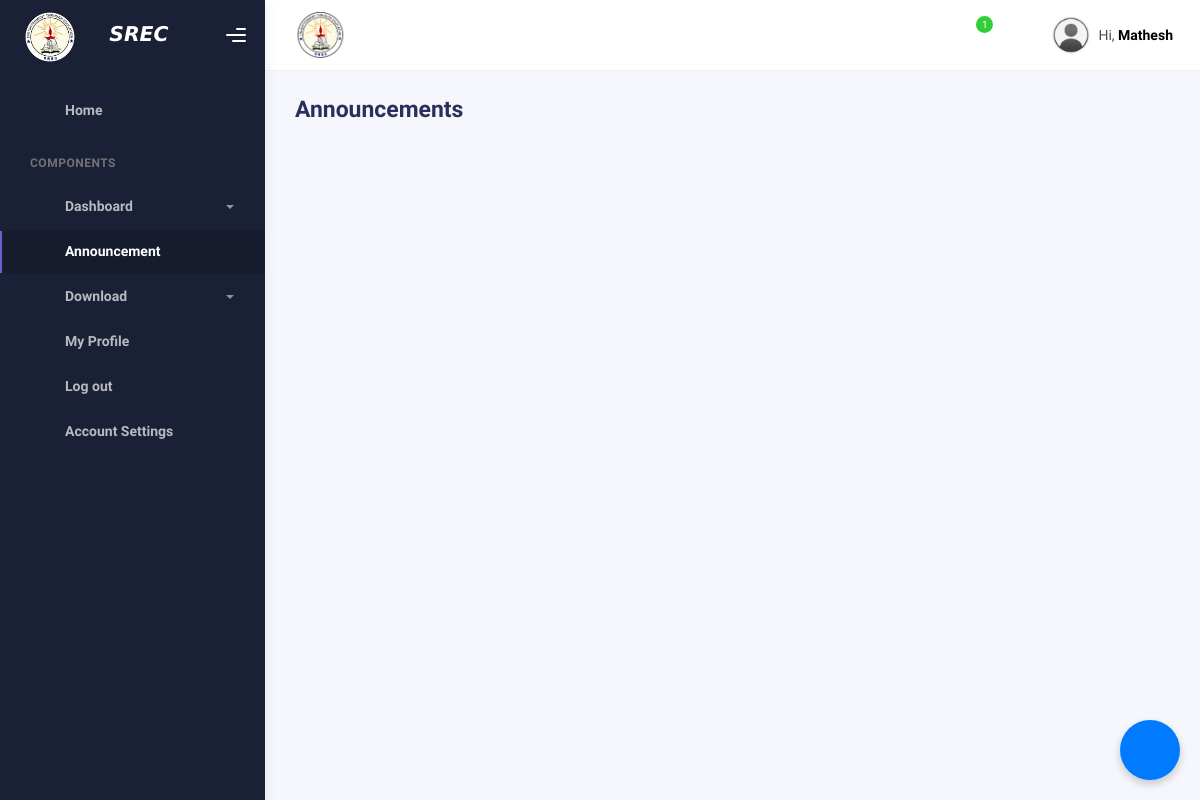
/new_announcement/ (signed in), run on an earlier commit of the app's database.
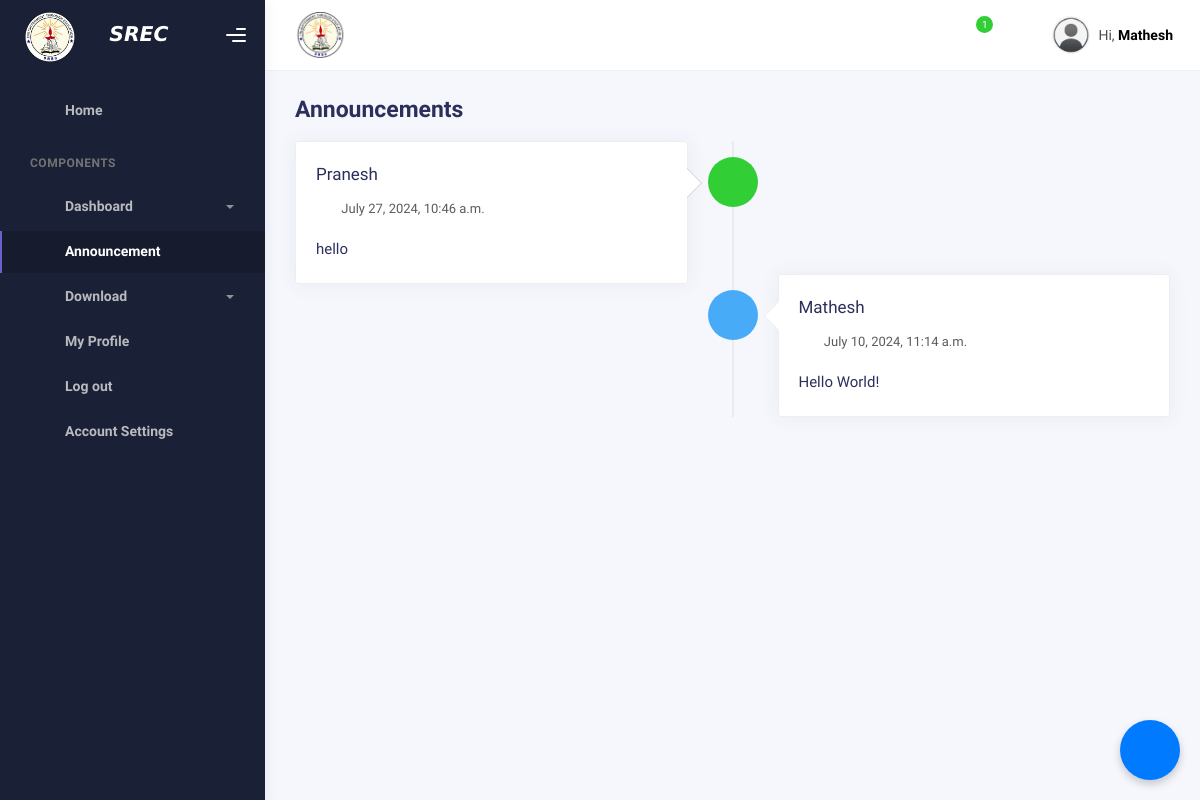
And on a later commit of the database.
### lms/models.py (models this page shows)
class Announcement(models.Model):
    username = models.CharField( max_length=50 )
    announcement = models.CharField(max_length=500)
    timestamp = models.DateTimeField( max_length=50)

### lms/views.py (the view)
# urls.py: path('new_announcement/', announcement_view, name='Announcement'),
@login_required
def announcement_view(request):
    new_announcement = Announcement.objects.all().order_by('-timestamp')
    staff_notification = StaffDetails.objects.get(username_copy = request.user.username)
    if staff_notification.notification_display:
        answer = True
        notification_message= staff_notification.notification_message
        staff_notification.notification_display = False
        staff_notification.save()
    else:
        answer = False
        notification_message = None
    context = {
        'username': request.user.first_name,
        'email': request.user.email,
        'notify':answer,
        'notification_message':notification_message,
        'bell_message' : StaffDetails.objects.get(username_copy = request.user.username).notification_message,
        'announcements':new_announcement,
    }
    return render(request,'announcement.html',context)

### lms/models.py (called while the page is built)
    def save(self, *args, **kwargs):
        self.username_copy = self.user.username
        if self.department:
            self.department = self.department.upper()
        super().save(*args, **kwargs)

### lms/templatetags/custom_filters.py (called while the page is built)
@register.filter(name='cycle_colors')
def cycle_colors(counter):
    colors = ['primary', 'success', 'info', 'warning', 'danger']
    return colors[counter % len(colors)]

### lms/templates/announcement.html (shortened to what the changed rows need)
<!DOCTYPE html>
<html lang="en">
  <head>
    <link rel="stylesheet" href="../static/assets/css/bootstrap.min.css" />
    <link rel="stylesheet" href="../static/assets/css/plugins.min.css" />
    <link rel="stylesheet" href="../static/assets/css/kaiadmin.min.css" />
    <link rel="stylesheet" href="../static/assets/css/demo.css" />
  </head>
  <body>
    <div class="wrapper">
      <div class="main-panel">
        <div class="container">
            <div class="page-inner">
            <div class="row">
                <div class="col-md-12">
                    {% load custom_filters %}
                    <ul class="timeline">
                        {% for announcement in announcements %}
                            <li {% if forloop.counter|divisibleby:2 %}class="timeline-inverted"{% endif %}>
                                <div class="timeline-badge {{ forloop.counter|cycle_colors }}">
                                    <i class="fas fa-bullhorn"></i>
                                </div>
                                <div class="timeline-panel {{ forloop.counter|cycle_colors }}">
                                    <div class="timeline-heading">
                                        <h4 class="timeline-title">{{ announcement.username }}</h4>
                                        <p><small class="text-muted"><i class="fas fa-clock"></i> {{ announcement.timestamp }} </small></p>
                                    </div>
                                    <div class="timeline-body">
                                        <p>{{ announcement.announcement }}</p>
                                    </div>
                                </div>
                            </li>
                        {% endfor %}
                    </ul>
                </div>
            </div>
        </div>
        </div>
     </div>
    </div>
  </body>
</html>

What changed in the data, as far as the page shows it:
added Announcement: username "Pranesh", timestamp "July 27, 2024, 10:46 a.m.", announcement "hello"
added Announcement: username "Mathesh", timestamp "July 10, 2024, 11:14 a.m.", announcement "Hello World!"
